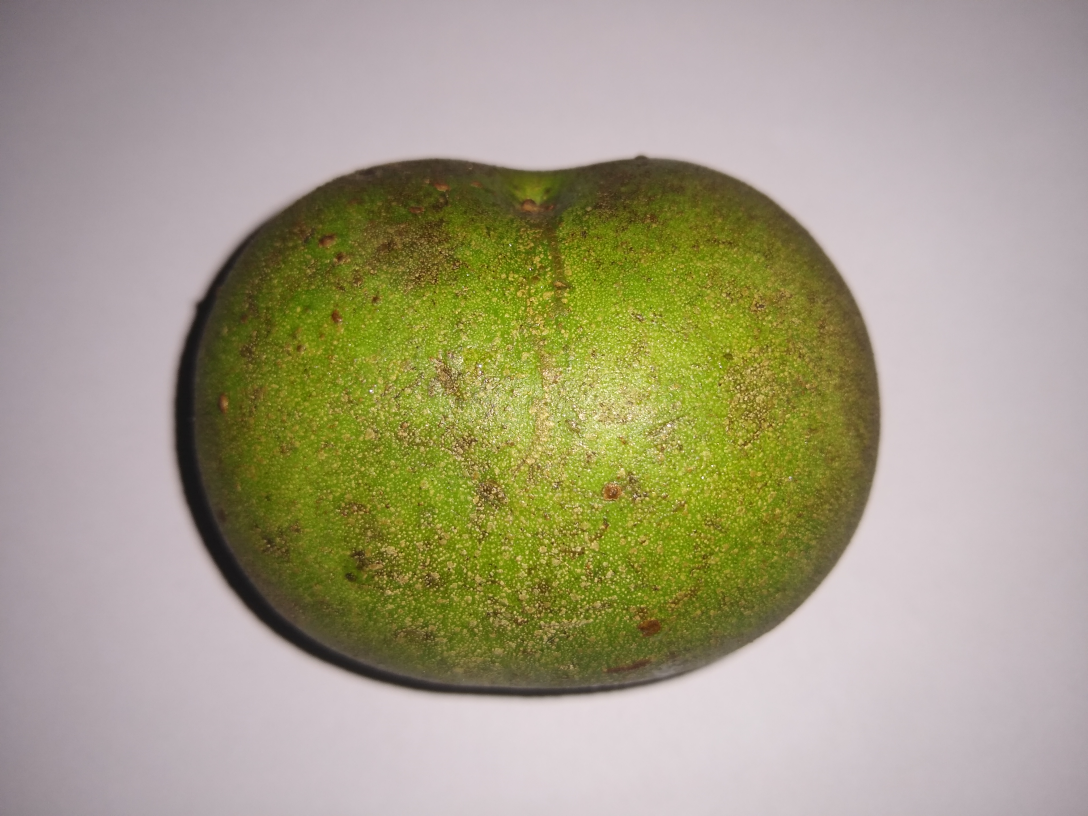
#> input picture Tensorflow/pequis/2-04.jpg, 3264 x 2448 px (shown at 1/3 size)
$ python image_pre-processing.py   (older library calls are emulated)
#> lines starting #> are read from the running program, lines starting #| are printed output that depends on the picture; after the words box and inside, x2 and y2 are one past the last pixel; in counts of white or black regions, pixels touching at a corner belong together
from os import path
from skimage import io, transform, color, exposure, util, filters, morphology, segmentation, draw, measure
import numpy as np
from matplotlib import pyplot as plt
import cv2
from math import ceil

img = io.imread(path.join(path.curdir, "pequis", "2-04.jpg"))
#> img is the input picture: shape (2448, 3264, 3); mean R, G, B 164.7, 157.8, 132.7
IMG_SIZE = 512  # 512x512

new_scale = IMG_SIZE / img.shape[0]
#> new_scale = 0.209

rescaled_img = transform.rescale(img, new_scale, multichannel=True, anti_aliasing=True)

cropped_img = rescaled_img[
    :, int((rescaled_img.shape[1] - IMG_SIZE) / 2) : int(IMG_SIZE + (rescaled_img.shape[1] - IMG_SIZE) / 2)
]

cropped_img = util.img_as_float(cropped_img)
cropped_img = exposure.adjust_gamma(cropped_img)
cropped_img = exposure.rescale_intensity(cropped_img)
cropped_img = filters.median(cropped_img)


grayscale_img = color.rgb2gray(cropped_img)
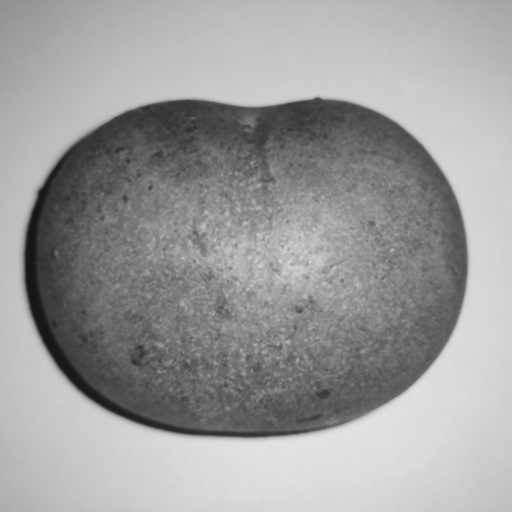
#> grayscale_img: shape (512, 512) float64; min 0.0843, max 0.89, mean 0.614

seed = np.copy(grayscale_img)
seed[1:-1, 1:-1] = grayscale_img.max()
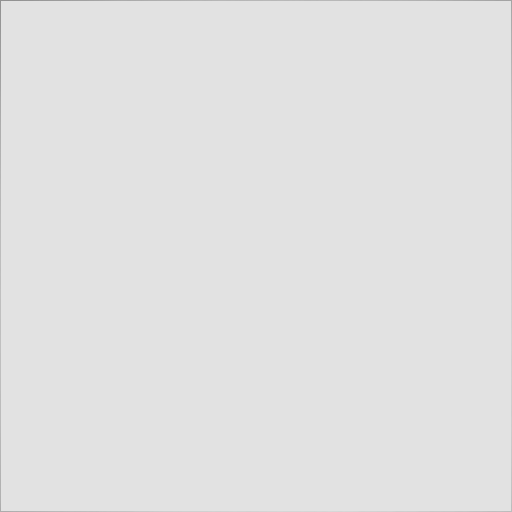
#> seed: shape (512, 512) float64; min 0.57, max 0.89, mean 0.889
mask = grayscale_img

eroded = morphology.reconstruction(seed, mask, method="erosion")
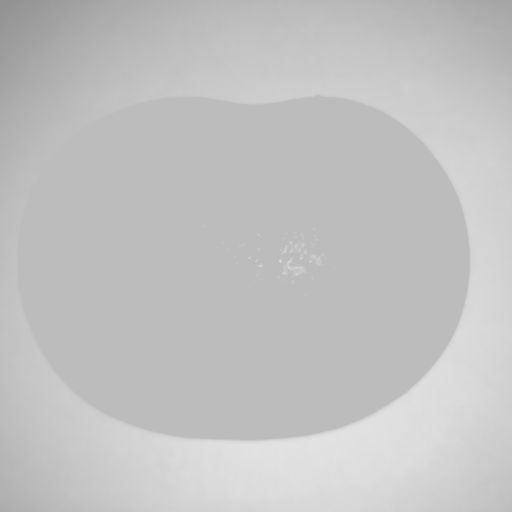
#> eroded: shape (512, 512) float64; min 0.57, max 0.89, mean 0.761

no_bg_img = grayscale_img - eroded
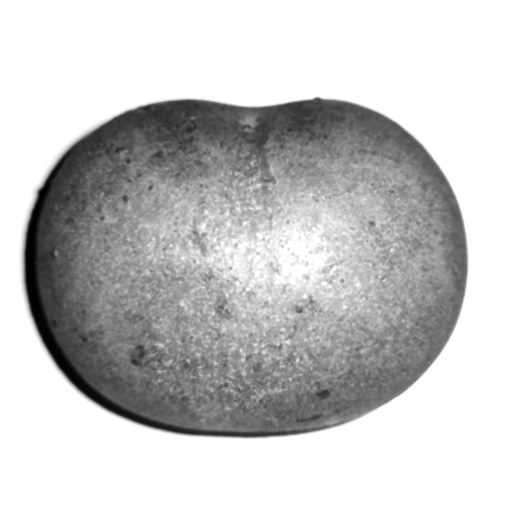
#> no_bg_img: shape (512, 512) float64; min -0.656, max 0, mean -0.147; drawn with min black and max white

inv_no_bg_img = util.invert(no_bg_img)
inv_no_bg_img = exposure.rescale_intensity(inv_no_bg_img)
inv_no_bg_img = exposure.equalize_adapthist(inv_no_bg_img)
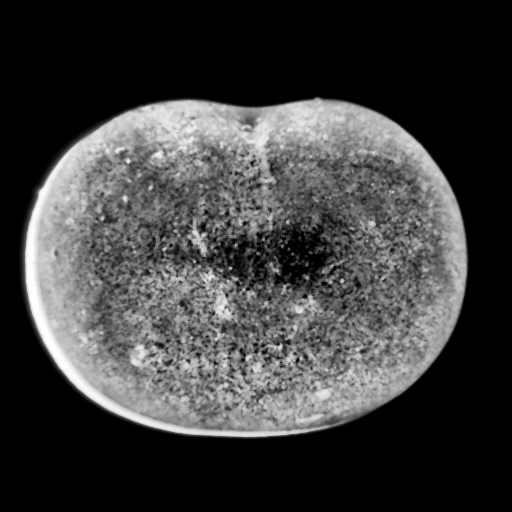
#> inv_no_bg_img: shape (512, 512) float64; min 0, max 1, mean 0.245


s = np.linspace(0, 2 * np.pi, 500)
r = (IMG_SIZE / 2) + (IMG_SIZE / 2 - 5) * np.sin(s)
c = (IMG_SIZE / 2) + (IMG_SIZE / 2 - 5) * np.cos(s)
init = np.array([r, c]).T

contour = segmentation.active_contour(inv_no_bg_img, init, alpha=0.1, beta=10, coordinates="rc", max_iterations=10000)
#> contour = 500 pairs, first value 98.39 to 437.7, second value 23.79 to 466.4


mask = draw.polygon2mask((IMG_SIZE, IMG_SIZE), contour)
#> mask: shape (512, 512) bool; 47.1% white; 1 white region, box (x1, y1, x2, y2) and area: (24, 99, 467, 438) 123560
mask = filters.median(mask, morphology.disk(10))
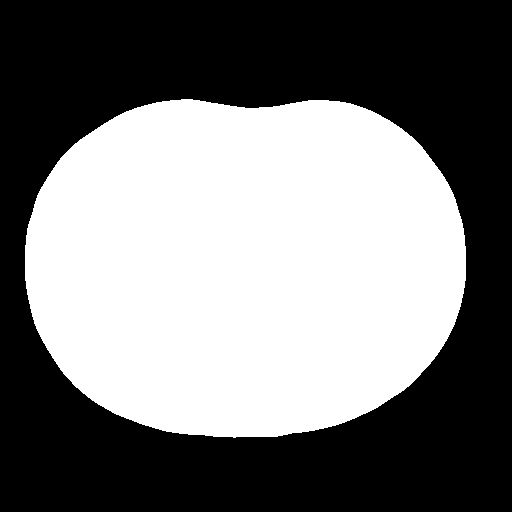
#> mask: shape (512, 512) bool; 47.1% white; 1 white region, box (x1, y1, x2, y2) and area: (25, 99, 466, 438) 123442

perimeter = measure.perimeter(mask)
#> perimeter = 1331.8

kernel = np.ones((5, 5), np.uint8)
iterations = ceil(perimeter * 0.005)
#> iterations = 7
reduced_mask = cv2.erode(util.img_as_ubyte(mask), kernel, iterations=iterations)
#> reduced_mask: shape (512, 512); 39% white; 1 white region, box (x1, y1, x2, y2) and area: (39, 114, 452, 423) 102210


new_img_eroded = cropped_img * reduced_mask[:, :, np.newaxis]
new_img_eroded = exposure.adjust_gamma(new_img_eroded)
new_img_eroded = exposure.rescale_intensity(new_img_eroded)
new_img_eroded = exposure.equalize_adapthist(new_img_eroded)

new_gray_img_eroded = color.rgb2gray(new_img_eroded)


fig, axes = plt.subplots(2, 2)
ax = axes.flatten()

ax[0].imshow(cropped_img, cmap="gray")
ax[0].plot(init[:, 1], init[:, 0], "--r", lw=2)
ax[0].plot(contour[:, 1], contour[:, 0], "-b", lw=2)
ax[0].set_axis_off()

ax[1].imshow(mask, cmap="gray")
ax[1].set_title(f"Perimeter: {perimeter:.2f}")
ax[1].set_axis_off()

ax[2].imshow(reduced_mask, cmap="gray")
ax[2].set_title(f"num of iterations: {iterations}")
ax[2].set_axis_off()

ax[3].imshow(new_img_eroded)
ax[3].set_axis_off()

plt.show()
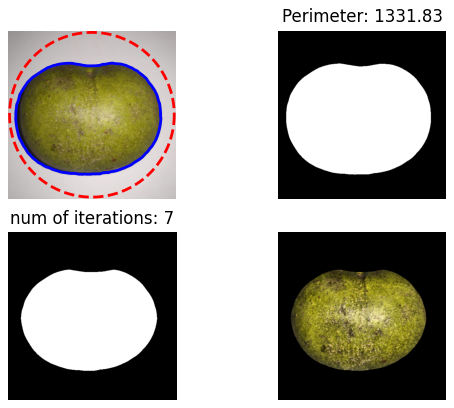
#> figure drawn by matplotlib, 4 panels

$ run again, with Tensorflow/pequis/1-01.jpg copied over Tensorflow/pequis/2-04.jpg
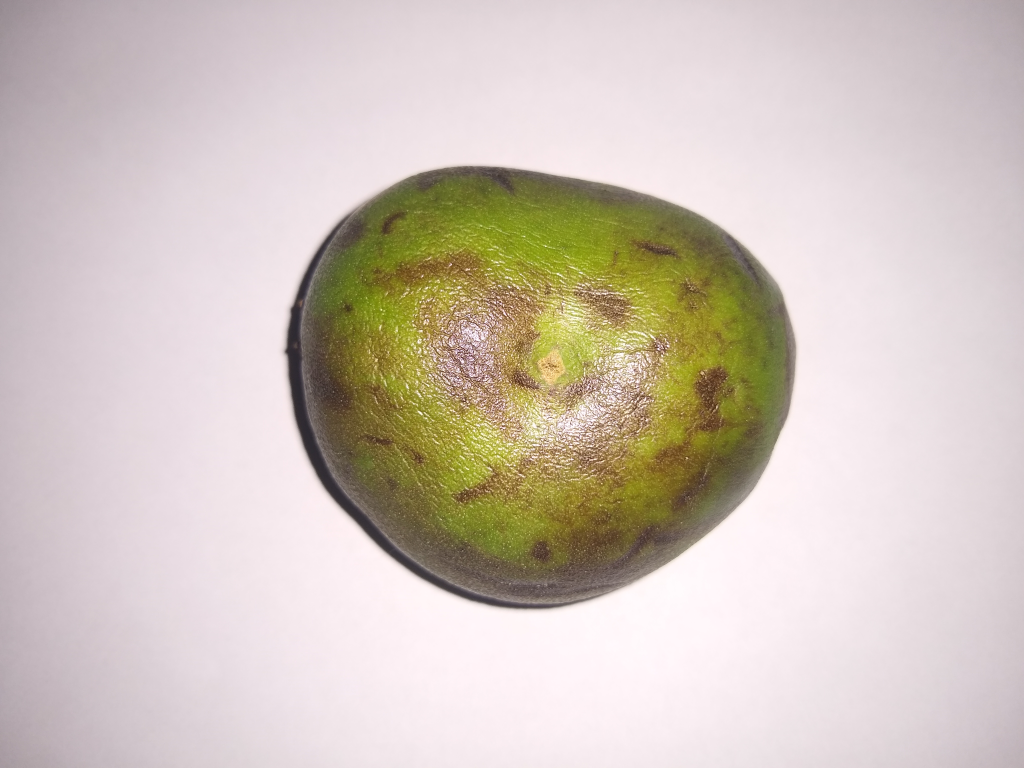
#> input picture Tensorflow/pequis/1-01.jpg, 4096 x 3072 px (shown at 1/4 size)
#> img is the input picture: shape (3072, 4096, 3); mean R, G, B 207.8, 196.3, 187.3
#> contour = 500 pairs, first value 109.8 to 405.1, second value 104.6 to 445.8
#> `mask = filters.median(mask, morphology.disk(10))`:
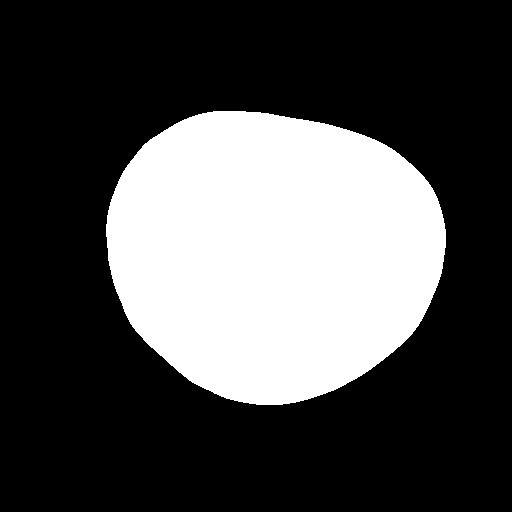
#> mask: shape (512, 512) bool; 29.7% white; 1 white region, box (x1, y1, x2, y2) and area: (106, 111, 446, 405) 77923
#> perimeter = 1050.8
#> iterations = 6
#> reduced_mask: shape (512, 512); 24.1% white; 1 white region, box (x1, y1, x2, y2) and area: (119, 123, 433, 393) 63299
#> `plt.show()`:
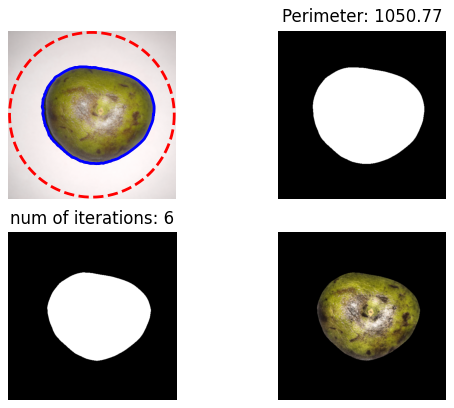
#> figure drawn by matplotlib, 4 panels

$ run again, with Tensorflow/pequis/1-02.jpg copied over Tensorflow/pequis/2-04.jpg
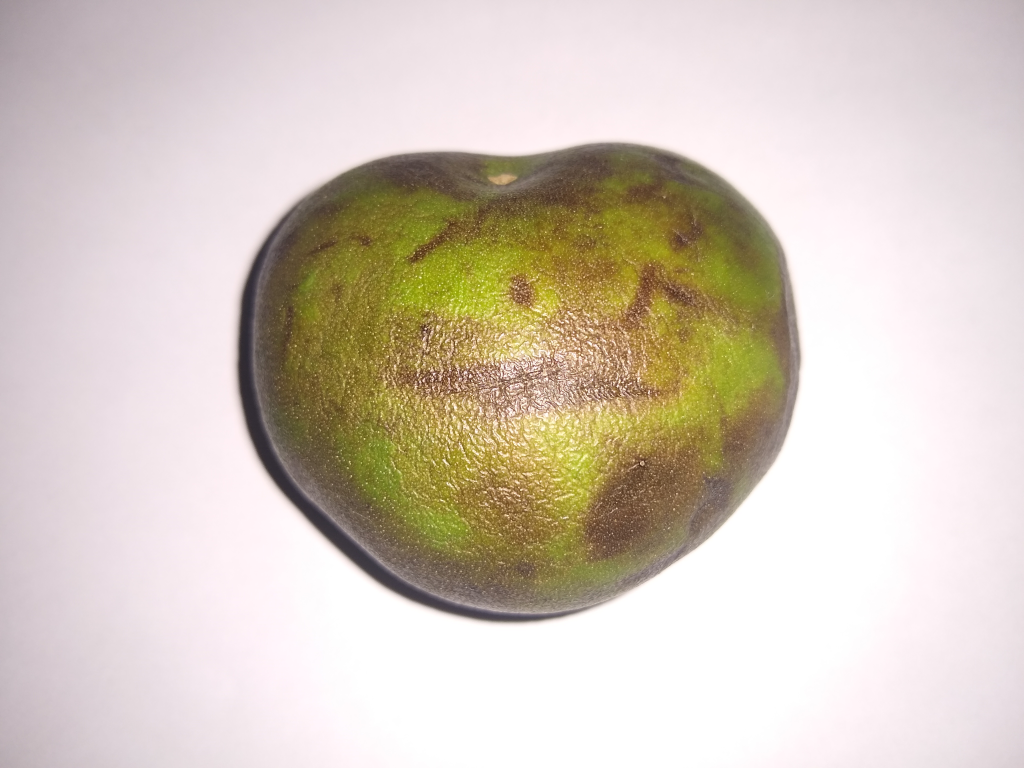
#> input picture Tensorflow/pequis/1-02.jpg, 4096 x 3072 px (shown at 1/4 size)
#> img is the input picture: shape (3072, 4096, 3); mean R, G, B 212.3, 200.9, 188.8
#> contour = 500 pairs, first value 94.94 to 415.3, second value 73.27 to 448.9
#> `mask = filters.median(mask, morphology.disk(10))`:
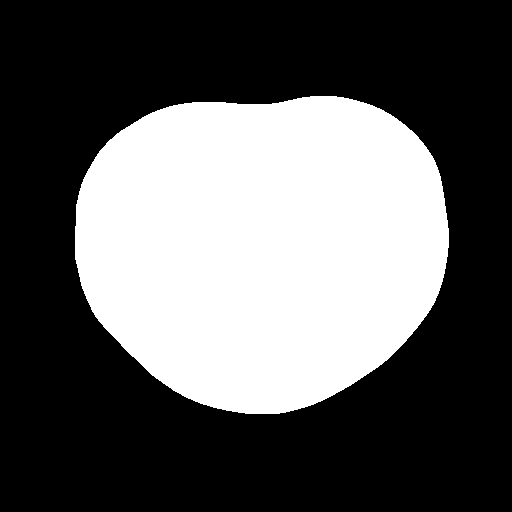
#> mask: shape (512, 512) bool; 36.3% white; 1 white region, box (x1, y1, x2, y2) and area: (75, 96, 449, 414) 95189
#> perimeter = 1160.2
#> iterations = 6
#> reduced_mask: shape (512, 512); 30.2% white; 1 white region, box (x1, y1, x2, y2) and area: (87, 108, 436, 402) 79113
#> `plt.show()`:
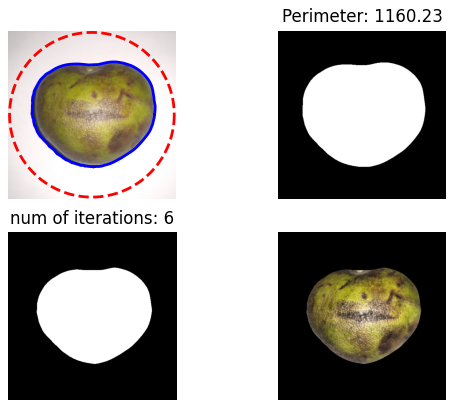
#> figure drawn by matplotlib, 4 panels

$ run again, with Tensorflow/pequis/1-03.jpg copied over Tensorflow/pequis/2-04.jpg
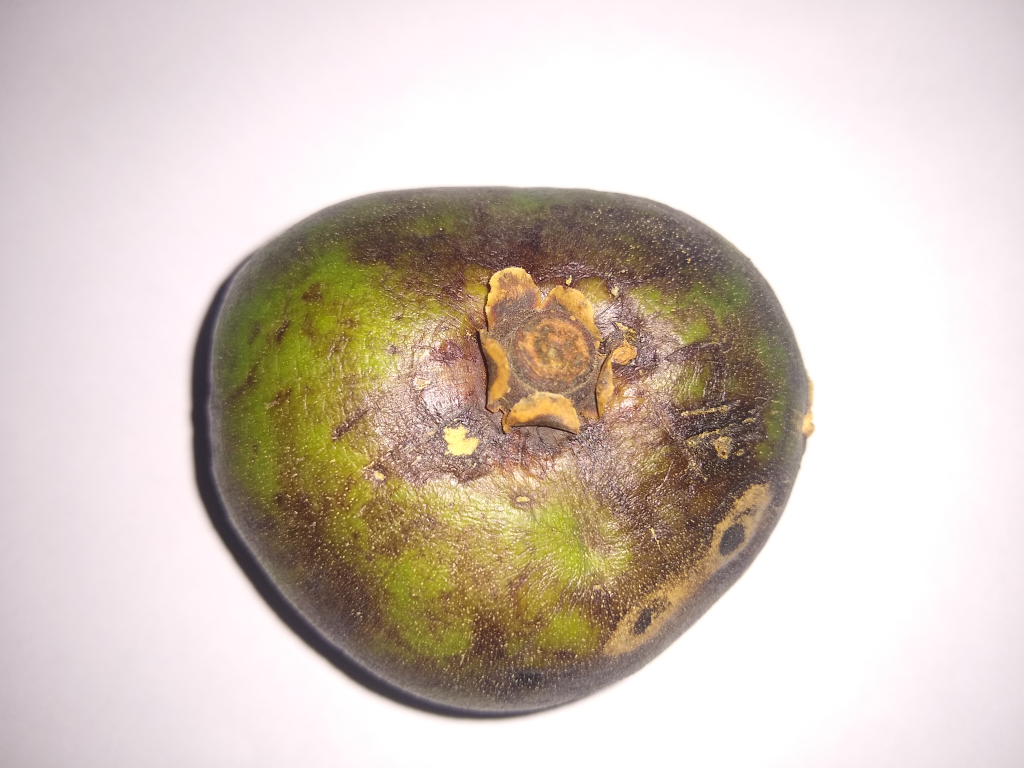
#> input picture Tensorflow/pequis/1-03.jpg, 4096 x 3072 px (shown at 1/4 size)
#> img is the input picture: shape (3072, 4096, 3); mean R, G, B 211.4, 199, 189.1
#> contour = 500 pairs, first value 123 to 478.6, second value 41.55 to 455.8
#> perimeter = 1276.8
#> iterations = 7
#> reduced_mask: shape (512, 512); 36.3% white; 1 white region, box (x1, y1, x2, y2) and area: (57, 138, 440, 464) 95069
#> `plt.show()`:
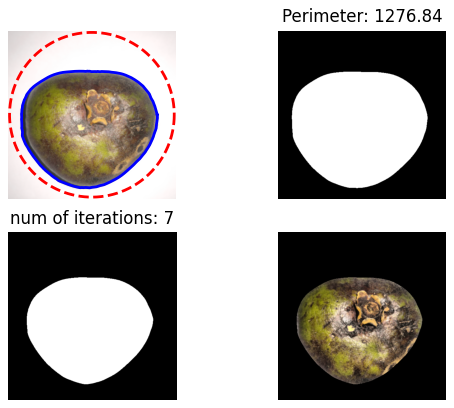
#> figure drawn by matplotlib, 4 panels
